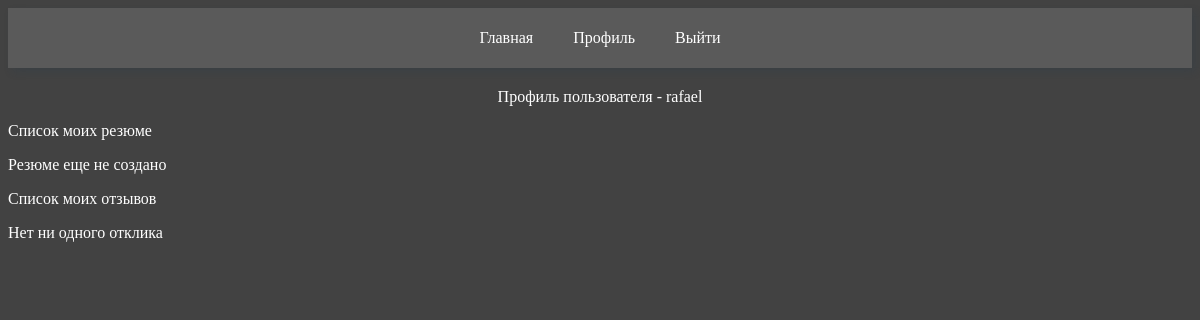
The page /profile/ (signed in) on the database as committed earlier.
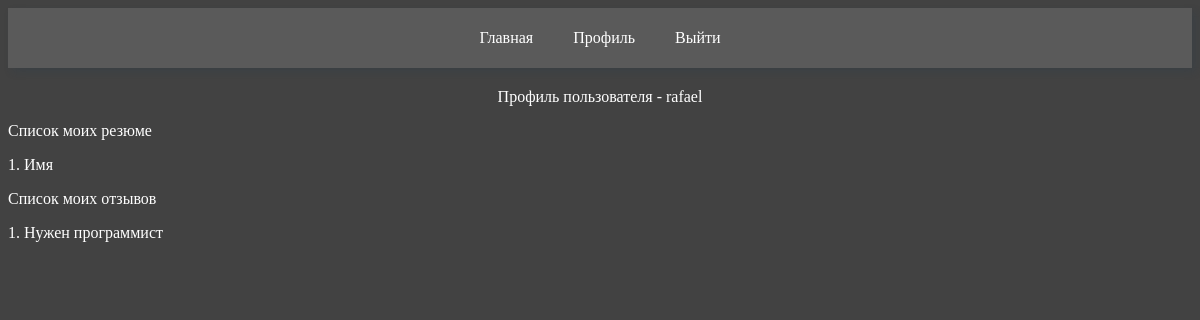
The same page on the database as committed later.
### headHunter/models.py (models this page shows, shortened)
class Resume(models.Model):
    dream_job = models.CharField(max_length=100)
    name = models.CharField(max_length=100)
    surname = models.CharField(max_length=100)
    lastname = models.CharField(max_length=100)
    date_of_birth = models.DateField()
    email = models.EmailField()
    phone = models.CharField(max_length=11)
    skills = models.ManyToManyField(Skills, related_name='resume_skills')
    exp = models.CharField(max_length=100)
    education_type = [('SCHOOL', 'Школьное'),
                      ('BAKALAVR', 'Бакалавр'),
                      ('PROFESSOR', 'Профессор'),
                      ('MAGISTER', 'Магистр')]
    education = models.CharField(max_length=100, choices=education_type)
    gender_type = [('MALE', 'Муж.'),
                   ('FEMALE', 'Жен.'),
                   ('OTHER', 'Другое')]
    gender = models.CharField(max_length=100, choices=gender_type)
    user = models.ForeignKey(User, on_delete=models.CASCADE, related_name='resumes')

class Request(models.Model):
    vacancy = models.ForeignKey(Vacancy, on_delete=models.CASCADE, related_name='request')
    resume = models.ForeignKey(Resume, on_delete=models.CASCADE, related_name='request')
    created_at = models.DateTimeField(auto_now_add=True)
    status_type = [('NEW', 'Новый'),
                   ('ACCEPT', 'Принят'),
                   ('RECALL', 'Перезвонят')]
    status = models.CharField(max_length=100, choices=status_type)

class Vacancy(models.Model):
    title = models.CharField(max_length=100)
    company = models.ForeignKey(Company, on_delete=models.CASCADE, related_name='vacancy')
    salary = models.IntegerField()
    skills = models.ManyToManyField(Skills, related_name='vacancy_skills')
    description = models.TextField()
    created_at = models.DateTimeField(auto_now_add=True)
    job_types = [('FULL_TIME', 'Полная занятость'),
                 ('PART_TIME', 'Частичная занятость'),
                 ('REMOTE', 'Удаленная работа')]
    type_of_job = models.CharField(max_length=100, choices=job_types)

### headHunter/views.py (the view)
# urls.py: path('profile/', profile_view, name='profile'),
def profile_view(request):
    ctx = {
        'resume_list': request.user.resumes.all(),
        'request_list': Request.objects.filter(resume__user=request.user).all(),
       }
    return render(request, 'headHunter/profile.html', ctx)

### headHunter/templates/headHunter/profile.html (shortened to what this page needs)
{% extends 'user_app/layouts/base.html' %}
{% block main %}
    {% if not user.is_staff %}
        {% include 'headHunter/includes/profile.html' %}
    {% endif %}
{% endblock %}

### user_app/templates/user_app/layouts/base.html (shortened to what this page needs)
<!DOCTYPE html>
{% load static %}
<html lang="en">
<head>
    <link rel="stylesheet" href="{% static 'user_app/css/style.css' %}">
</head>
<body>
    <header>{% include 'headHunter/includes/header.html' %}</header>
    <div class="contaner">
        <main>
            {% block main %}
            {% endblock %}
        </main>
    </div>
    <footer>{% include 'headHunter/includes/footer.html' %}</footer>
</body>
</html>

### headHunter/templates/headHunter/includes/header.html
{% load static %}
<ul>
    <link rel="stylesheet" href="{% static 'headHunter/css/style.css' %}">
    <li><a href="{% url 'index' %}">Главная</a></li>
    {% if not request.user.is_authenticated %}
        <li><a href="{% url 'register' %}">Регистрация</a></li>
        <li><a href="{% url 'login' %}">Авторизация</a></li>
    {% elif request.user.is_staff %}
        <li><a href="{% url 'index' %}">Резюме</a></li>
        <li><a href="{% url 'index' %}">Вакансии</a></li>
        <li><a href="{% url 'logout' %}">Выйти</a></li>
    {% else %}
        <li><a href="{% url 'profile' %}">Профиль</a></li>
        <li><a href="{% url 'logout' %}">Выйти</a></li>
    {% endif %}
</ul>

### headHunter/templates/headHunter/includes/profile.html
<p class="user_name">Профиль пользователя - {{ request.user.username }}</p>
    <div>
        <p>Список моих резюме</p>
        {% if resume_list %}
            {% for resume in resume_list %}
                <div>
                    {{ forloop.counter }}. {{ resume.name }}
                </div>
            {% endfor %}
        {% else %}
            <p>Резюме еще не создано</p>
        {% endif %}
    </div>
    <div>
        <p>Список моих отзывов</p>
        {% if request_list %}
            {% for req in request_list %}
            <div>
                {{ forloop.counter }}. {{ req.vacancy.title }}
            </div>
            {% endfor %}
        {% else %}
            <p>Нет ни одного отклика</p>
        {% endif %}
    </div>

### headHunter/templates/headHunter/includes/footer.html (shortened to what this page needs)
<!DOCTYPE html>
<html lang="en">
<head>
</head>
<body>
</body>
</html>

### user_app/static/user_app/css/style.css (style rules this page uses)
* { box-sizing: border-box; }
a { text-decoration: none; color: black; }

### headHunter/static/headHunter/css/style.css (style rules this page uses)
* { box-sizing: border-box; color: white; }
body { background-color: #424242; }
header { background-color: #5a5a5a; width: 100%; height: 60px; display: flex; padding: 0 20px; margin-bottom: 20px; -webkit-box-shadow: 4px 4px 8px 0px rgba(34, 60, 80, 0.2); -moz-box-shadow: 4px 4px 8px 0px rgba(34, 60, 80, 0.2); box-shadow: 4px 4px 8px 0px rgba(34, 60, 80, 0.2); }
header a { text-decoration: none; color:white; }
header ul { display: flex; justify-content: center; width: 100%; padding: 0; margin: 0; align-items: center; }
header ul li { margin: 0 20px; list-style-type: none; }
.user_name { text-align: center; }

Rows that differ between the two databases and show on the page:
added Resume: name "Имя"
added Request: vacancy "Нужен программист"
Other text that changed with them:
text no longer shown: "Резюме еще не создано Нет ни одного отклика"
